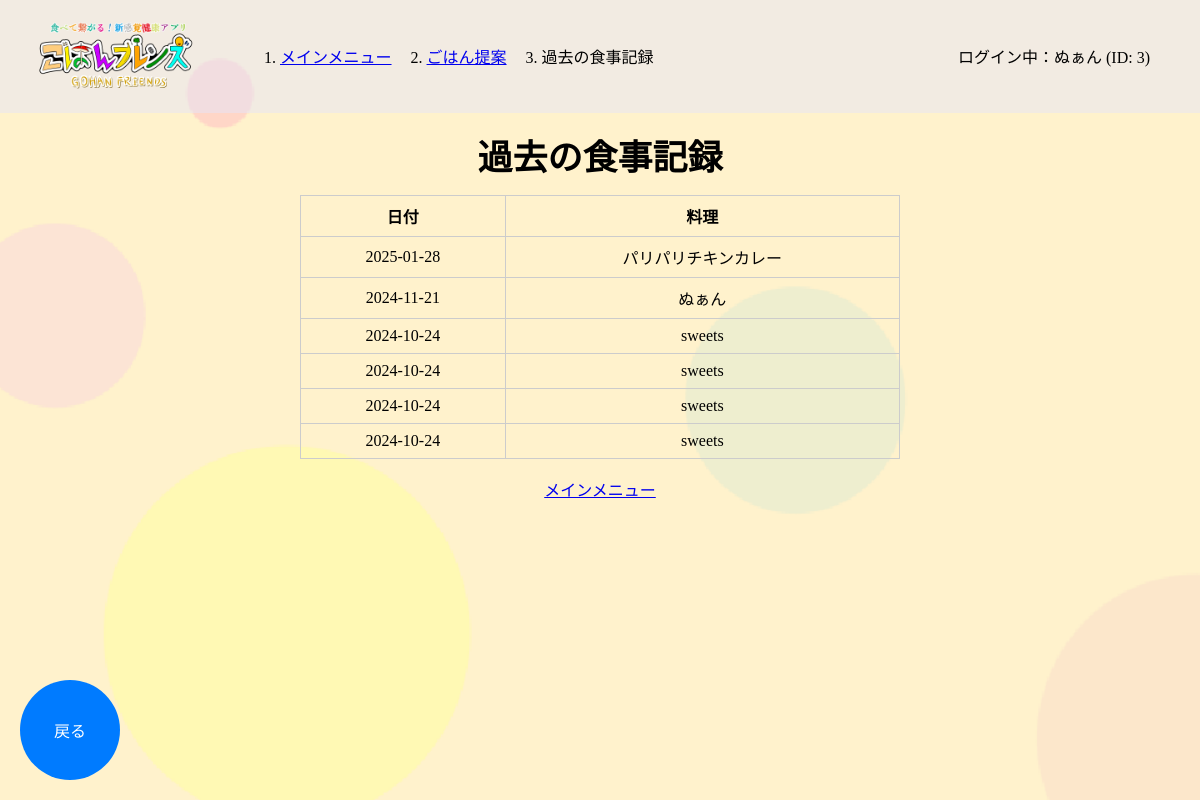
The app's page /sugg/eat_hist (signed in) with its own data.
### tables this page shows
CREATE TABLE FOOD_DATA ( FOOD_ID INTEGER PRIMARY KEY, ACCOUNT_ID INTEGER NOT NULL, EAT_DATE DATE, CUISINE TEXT );

### app.py (the view)
@app.route('/sugg/eat_hist')
def eat_hist():
    account_id = session.get('account_id')  # セッションからログイン中のアカウントIDを取得
    if not account_id:
        return redirect(url_for('home'))  # アカウントIDがない場合はホームにリダイレクト
    conn = get_db()  # データベース接続
    cursor = conn.cursor()
    cursor.execute("""
    SELECT EAT_DATE, CUISINE
    FROM FOOD_DATA
    WHERE ACCOUNT_ID = ?
    ORDER BY EAT_DATE DESC
    """, (account_id,))
    food_data_list = cursor.fetchall()  # 結果を取得
    conn.close()  # データベース接続を閉じる
    breadcrumbs = [
        {"name": "メインメニュー", "url": "/mainmenu/mainmenu"},
        {"name": "ごはん提案", "url":"/sugg/sugg_menu"},
        {"name": "過去の食事記録", "url":"/sugg/eat?hist"}
    ]
    return render_template('sugg/eat_hist.html', food_data_list=food_data_list, account_id=account_id, breadcrumbs=breadcrumbs)

### app.py (called while the page is built)
def get_db():
    conn = sqlite3.connect(DATABASE)
    return conn

@app.context_processor
def inject_account_info():
    return {
        'account_name': session.get('account_name'),
        'account_id': session.get('account_id')
    }

### templates/sugg/eat_hist.html (shortened to what this page needs)
{% extends 'base.html' %}
{% block content %}
<div class="main-contents">
    <p class="main-text">過去の食事記録</h2>
        <div class="ate-container">
            {% if food_data_list %}
                <table class="eat-hist-table">
                    <thead>
                        <tr>
                            <th>日付</th>
                            <th>料理</th>
                        </tr>
                    </thead>
                    <tbody>
                        {% for eat_date, cuisine in food_data_list %}
                            <tr>
                                <td>{{ eat_date }}</td>
                                <td>{{ cuisine }}</td>
                            </tr>
                        {% endfor %}
                    </tbody>
                </table>
            {% else %}
                <p class="txt-center">食事記録はありません。</p>
            {% endif %}
        </div>
    <div class="back-button-container">
        <button onclick="location.href='{{ url_for('sugg_menu') }}';" class="back-button">戻る</button>
    </div>
</div>
<br>
<div class="txt-center">
    <a href="{{ url_for('mainmenu') }}">メインメニュー</a>
</div>
{% endblock %}

### templates/base.html (shortened to what this page needs)
<!DOCTYPE html>
<html lang="ja">
<head>
    <link rel="stylesheet" href="../../static/css/style.css">
</head>
<body background="{{ url_for('static', filename='img/background.png') }}" class="kabegami">
    <header class="clearfix">
        <img src="{{ url_for('static', filename='img/title.png') }}" class="header-logo">
        <nav aria-label="breadcrumb">
            <ol class="breadcrumb">
                {% for breadcrumb in breadcrumbs %}
                    <li class="breadcrumb-item">
                        {% if loop.last %}
                            {{ breadcrumb.name }}
                        {% else %}
                            <a href="{{ breadcrumb.url }}">{{ breadcrumb.name }}</a>
                        {% endif %}
                    </li>
                {% endfor %}
            </ol>
        </nav>
    </header>
    <main>
        <div class="container">
            {% if account_name and account_id %}
                <p>ログイン中：{{ account_name }} (ID: {{ account_id }})</p>
            {% endif %}
        </div>
        {% block content %}{% endblock %}
    </main>
</body>
</html>

### static/css/style.css (style rules this page uses)
html, body { margin: 0; padding: 0; box-sizing: border-box; height: 100%; }
.kabegami { background-size: cover; }
header { display: flex; align-items: center; background-color: rgb(230,230,250,0.5); }
.header-logo { width: 200px; margin-left: 20px; margin-right: 20px; }
.clearfix::after { content: ""; clear: both; display: table; }
.container { display: flex; justify-content: right; align-items: center; height: 100%; padding-right: 10px; margin-top: -85px; margin-right:40px; }
.back-button-container { position: fixed; bottom: 20px; left: 20px; }
.back-button-container button { width: 100px; height: 100px; border-radius: 50%; border: none; background-color: #007BFF; color: white; font-size: 16px; display: flex; justify-content: center; align-items: center; cursor: pointer; transition: background-color 0.3s; }
.main-contents { padding-top: 70px; }
.main-text { text-align: center; margin-top: -25px; margin-bottom: 15px; font-size: 35px; font-weight: bold; }
table { border-collapse: collapse; width: 80%; }
th, td { border: 1px solid #ccc; padding: 8px; text-align: center; }
.txt-center { text-align: center; }
.breadcrumb { display: flex; }
.breadcrumb-item { margin-right: 35px; }
.eat-hist-table { width: 50%; margin: 0 auto; border-collapse: collapse; }

### records on screen
FOOD_DATA: CUISINE "ぬぁん", EAT_DATE "2024-11-21"
FOOD_DATA: EAT_DATE "2025-01-28", CUISINE "パリパリチキンカレー"
FOOD_DATA: EAT_DATE "2024-10-24", CUISINE "sweets"
FOOD_DATA: EAT_DATE "2024-10-24", CUISINE "sweets"
FOOD_DATA: EAT_DATE "2024-10-24", CUISINE "sweets"
FOOD_DATA: EAT_DATE "2024-10-24", CUISINE "sweets"

### other values on screen
{{ breadcrumb.name }} "メインメニュー" "ごはん提案"
{{ breadcrumb.name }} "過去の食事記録"
{{ account_id }} "3"
